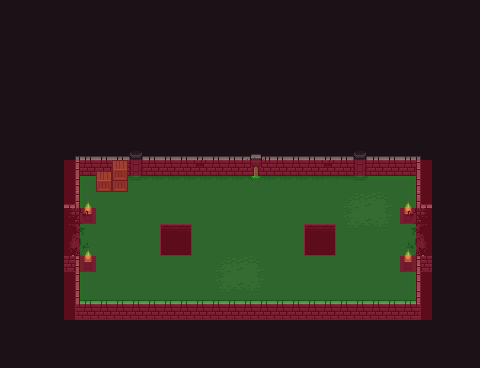

This is a level from a 2D game, rendered from its Tiled map with the project's own tilesets. A one-line summary and the map file follow, with tile-layer data summarised:
An orthogonal 30x23 tile map with 16x16 px tiles, 7 tile layers (bg, bg2, floor, fg, ...), 3 tilesets and 10 objects (w, e).

<map version="1.5" tiledversion="1.7.0" orientation="orthogonal" renderorder="right-down" width="30" height="23" tilewidth="16" tileheight="16" infinite="0" nextlayerid="16" nextobjectid="28">
 <tileset firstgid="1" source="0x72_16x16DungeonTileset_walls.v1.tsx" />
 <tileset firstgid="257" source="0x72_16x16DungeonTileset.v4.tsx" />
 <tileset firstgid="513" source="NavigationTileSet.tsx" />
 <layer id="2" name="bg" width="30" height="23">
  <data>[690 cells, 690 non-empty, 1 distinct tile ids]</data>
 </layer>
 <layer id="3" name="bg2" width="30" height="23">
  <data>[690 cells, 8 non-empty, 4 distinct tile ids]</data>
 </layer>
 <layer id="4" name="floor" width="30" height="23">
  <data>[690 cells, 171 non-empty, 21 distinct tile ids]</data>
 </layer>
 <layer id="5" name="fg" width="30" height="23">
  <data>[690 cells, 108 non-empty, 26 distinct tile ids]</data>
 </layer>
 <layer id="8" name="props" width="30" height="23">
  <data>[690 cells, 12 non-empty, 6 distinct tile ids]</data>
 </layer>
 <layer id="6" name="exits" width="30" height="23">
  <data>[690 cells, 12 non-empty, 4 distinct tile ids]</data>
 </layer>
 <objectgroup id="7" name="Collisions" offsetx="0" offsety="-0.521739">
  <object id="13" x="64" y="225.576">
   <polygon points="0,-7.32314 16,-7.32314 16,-54.3275 64,-54.3275 68,-50.4105 76,-50.4105 80,-54.3275 288,-54.3275 292,-50.4105 300,-50.4105 304,-54.3275 352,-54.3275 352,-7.32314 368,-7.32314 368,27.4192 352,27.4192 352,74.4235 15.75,75.4235 16,27.4192 0,27.4192" />
  </object>
  <object id="19" x="84" y="264">
   <polygon points="0.0909091,2.90909 8.09091,2.90909 8,-8 0,-8" />
  </object>
  <object id="20" x="84" y="208">
   <polygon points="0,0 0,8 8,8 8,0" />
  </object>
  <object id="21" x="404" y="208">
   <polygon points="0,0 0,8 8,8 8,0" />
  </object>
  <object id="22" x="404" y="256">
   <polygon points="0,0 0,11 8,11 8,0" />
  </object>
  <object id="10" x="96" y="212.727">
   <polygon points="0,-26.3636 32,-26.3636 32,-52.7273 0,-52.7273" />
  </object>
 </objectgroup>
 <objectgroup id="9" name="Void">
  <object id="3" x="160" y="224">
   <polygon points="0,0 32,0 32,26.7273 0,26.7273" />
  </object>
  <object id="4" x="304" y="224">
   <polygon points="0,0 32,0 32,26.7273 0,26.7273" />
  </object>
 </objectgroup>
 <objectgroup id="10" name="Gates">
  <object id="23" name="w" x="64" y="216">
   <polygon points="0,0 12,0 12,36 0,36" />
  </object>
  <object id="24" name="e" x="420" y="216">
   <polygon points="0,0 12,0 12,36 0,36" />
  </object>
 </objectgroup>
 <layer id="15" name="navigation" width="30" height="23" opacity="0.29" offsetx="-0.0303034" offsety="0.121215">
  <data>[690 cells, 230 non-empty, 2 distinct tile ids]</data>
 </layer>
</map>
